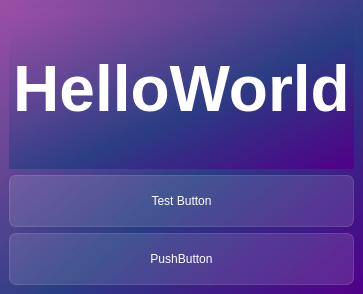
<?xml version="1.0" encoding="UTF-8"?>
<ui version="4.0">
 <class>MainWindow</class>
 <widget class="QMainWindow" name="MainWindow">
  <property name="geometry">
   <rect>
    <x>0</x>
    <y>0</y>
    <width>363</width>
    <height>294</height>
   </rect>
  </property>
  <property name="windowTitle">
   <string>MainWindow</string>
  </property>
  <property name="styleSheet">
   <string notr="true">background-color: qlineargradient(spread:pad, x1:1, y1:1, x2:0, y2:0, stop:0 rgba(81, 0, 135, 255), stop:0.427447 rgba(41, 61, 132, 235), stop:1 rgba(155, 79, 165, 255));</string>
  </property>
  <widget class="QWidget" name="hehe">
   <property name="enabled">
    <bool>true</bool>
   </property>
   <property name="styleSheet">
    <string notr="true">color: white;</string>
   </property>
   <layout class="QVBoxLayout" name="verticalLayout">
    <item>
     <widget class="QLabel" name="label">
      <property name="font">
       <font>
        <pointsize>48</pointsize>
        <bold>true</bold>
       </font>
      </property>
      <property name="layoutDirection">
       <enum>Qt::LeftToRight</enum>
      </property>
      <property name="styleSheet">
       <string notr="true"/>
      </property>
      <property name="text">
       <string>HelloWorld</string>
      </property>
      <property name="alignment">
       <set>Qt::AlignCenter</set>
      </property>
     </widget>
    </item>
    <item>
     <widget class="QPushButton" name="pushButton">
      <property name="styleSheet">
       <string notr="true">QPushButton{
	color: rgb(255, 255, 255);
     background-color:rgba(255,255,255,30);
     border: 1px solid rgba(255,255,255,40);
     border-radius:7px;
width: 230;
height: 50;
}
QPushButton:hover{
background-color:rgba(255,255,255,30);
}
QPushButton:pressed{
background-color:rgba(255,255,255,70);
}</string>
      </property>
      <property name="text">
       <string>Test Button</string>
      </property>
      <property name="icon">
       <iconset resource="resource.qrc">
        <normaloff>:/icon/icons/list_white_24dp.svg</normaloff>:/icon/icons/list_white_24dp.svg</iconset>
      </property>
     </widget>
    </item>
    <item>
     <widget class="QPushButton" name="pushButton_2">
      <property name="styleSheet">
       <string notr="true">QPushButton{
	color: rgb(255, 255, 255);
     background-color:rgba(255,255,255,30);
     border: 1px solid rgba(255,255,255,40);
     border-radius:7px;
width: 230;
height: 50;
}
QPushButton:hover{
background-color:rgba(255,255,255,30);
}
QPushButton:pressed{
background-color:rgba(255,255,255,70);
}</string>
      </property>
      <property name="text">
       <string>PushButton</string>
      </property>
     </widget>
    </item>
   </layout>
  </widget>
 </widget>
 <resources>
  <include location="resource.qrc"/>
 </resources>
 <connections/>
</ui>
